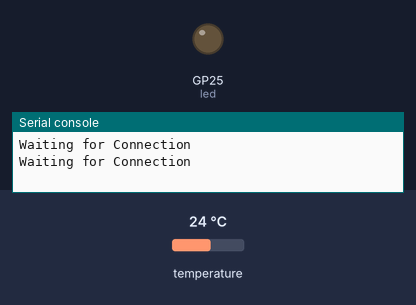
Bench run of a program on a simulated Raspberry Pi Pico running MicroPython. On the bench: output pins drawn as LEDs (lit = HIGH), the last lines printed to the serial console. The inputs (shaded band) are chosen by the test bench; at power-on: temperature 24 °C. WiFi joins after 1.5 s; a reset restarts the program; values from a settings file that is not in the repository are placeholders; web requests get an empty 200 reply after 0.4 s; the clock reads 2024-03-15 10:24:30 at power-on unless the program sets it. At 30.1 s the program restarts the board; the recording ends there.

Above: at 1.1 s.
At 2.1 s:
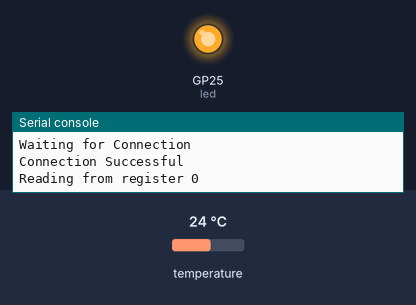
Timing chart, 0 to 3.6 s (numbered marks = the images above):
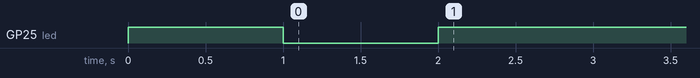

The program:

main_watchdog.py
```python
"""
Main script for measuring and transmiting data from a sensor.

SAMPLE .json sent by this program:
    {'sensor_data': {'temp': 19.59375}, 'host': 'e6614864d32c8c36'}
    {'sensor_data': {'temp': 13.48471,'humidity':46.39872}, 'host': 'e6614864d32d8a41'},
"""

import json
import urequests
import network
import time
import machine
import config
# from sensors.SHT40 import SHT40
from sensors.TMP117 import TMP117

n_fails=0
SSID = config.SSID                   # Set SSID
PASSWORD = config.PASSWORD           # Set password
TIMEOUT = 30
ID = machine.unique_id().hex()
HOSTNAME = config.HOSTNAME
PORT=config.PORT
endpoint = config.ENDPOINT
led = machine.Pin("LED", machine.Pin.OUT)
led.off()

WATCHDOG = machine.WDT(timeout=8000)

def wait_for_wifi(wlan,timeout):
    conn_start = time.time()

    while (time.time() - conn_start) < timeout:
        WATCHDOG.feed()
        led.toggle()
        if wlan.isconnected() and wlan.status() >=3:
            print('Connection Successful')
            break
        else:
            print('Waiting for Connection')
            time.sleep(1)
    led.off()
    return wlan.isconnected()

def establish_connection(wlan,max_tries = 2):
    led.off()
    tries = 0
    while (not wait_for_wifi(wlan,TIMEOUT)):
        tries+=1
        if tries < max_tries:
            ref_time = time.time()
            while time.time() - ref_time < 30:
                WATCHDOG.feed()
                time.sleep(1)
        else:
            print('Unable to connect after {n} tries... resetting'.format(n=tries))
            machine.reset()

    led.on()
#####################################
## Program
#####################################

wlan = network.WLAN(network.STA_IF)
wlan.active(True)
wlan.connect(SSID,PASSWORD)

# stay here till we have a connection
establish_connection(wlan)

SCL = machine.Pin(9)
SDA = machine.Pin(8)
i2c_bus = machine.I2C(0, scl = SCL, sda = SDA)

sensor1  = TMP117(i2c_bus,address=0x49)
sensor2  = TMP117(i2c_bus)

try:
    while True:
        if not wlan.isconnected():
            establish_connection()
        data1 = sensor1.get_measurements()
        data1 = {k+'_1':v for k,v in data1.items()}
        time.sleep(0.01)
        data2 = sensor2.get_measurements()
        data2 = {k+'_2':v for k,v in data2.items()}

        data1.update(data2)

        packet = {'device_id':ID,'measurements':data1}
        # packet = json.dumps(data)
        print(packet)
        failed = False
        try:
            r = urequests.post(endpoint,json = packet,timeout=5)
        except Exception as ex:
            print('Data Post Failed',ex)
            failed = True
            n_fails+=1
        try:
            if (r.status_code == 200) and not failed:
                print('Data post successful')
            r.close()
        except Exception as ex:
            print('No response object')
        print('{} of {} allowed fails'.format(n_fails,config.N_FAILS))
        if n_fails >= config.N_FAILS:
            print('Too many failures, restarting')
            machine.reset()
        WATCHDOG.feed()

        ref_time = time.time()
        while time.time() - ref_time < config.DELAY:
            WATCHDOG.feed()
            time.sleep(1)
except Exception as ex:
    machine.reset()
```

TMP117.py
```python
import machine
from time import sleep

def convert_twos_complement(raw_bytes,nbits = 16):
    bits = bin(int(bytearray(raw_bytes).hex(),nbits))[2:]

    # Sadly no zfill in micro-python
    bits = '0'*(nbits - len(bits)) + bits
    msb = int(bits[0])
    value = int(bits[1:],2) - msb*2**15
    return value

class TMP117:
    # yellow -> SCL
    # Blue -> SDA

    # Commands

    TEMP_REGISTER = 0x00
    CONFIG_REGISTER = 0x01
    DEVICE_ID_REGISTER = 0x0F

    TEMP_RESET = 0x8000
    SOFT_RESET = 0x0002

    def __init__(self,i2c,address = 0x48):
        self.ADDRESS=address
        self.i2c = i2c

    def write_to_register(self,reg,cmd):
        print('Writing {cmd} to device on register {reg}'.format(cmd = cmd,reg = reg))
        self.i2c.writeto_mem(self.ADDRESS,reg,bytes([cmd]))
        sleep(0.1)

    def read_from_register(self,reg,n_bytes = 2):
        print('Reading from register {reg}'.format(reg = reg))
        bytes_read = bytearray(n_bytes)
        self.i2c.readfrom_mem_into(self.ADDRESS,reg,bytes_read)
        sleep(0.1)
        return bytes_read

    def get_measurements(self):
        """
        We get 2 bytes (16 bits) back, represents two's complement of temperature
        """
        raw_bytes = self.read_from_register(TMP117.TEMP_REGISTER,n_bytes=2)
        raw_temp = convert_twos_complement(raw_bytes)
        temp = self.raw_to_centigrade(raw_temp)
        print('Temperature: {temp}C'.format(temp = temp))
        return dict(temp = temp)

    def raw_to_centigrade(self,raw):
        return raw*7.8125e-3


if __name__ =='__main__':
    SCL = machine.Pin(9)
    SDA = machine.Pin(8)
    i2c_bus = machine.I2C(0, scl = SCL, sda = SDA)
    sensor=TMP117(i2c_bus)
    led = machine.Pin("LED", machine.Pin.OUT)
    while True:
        led.value(True)
        print('Fetching Measurements')
        data = sensor.get_measurements()
        led.value(False)
        sleep(10)
```
